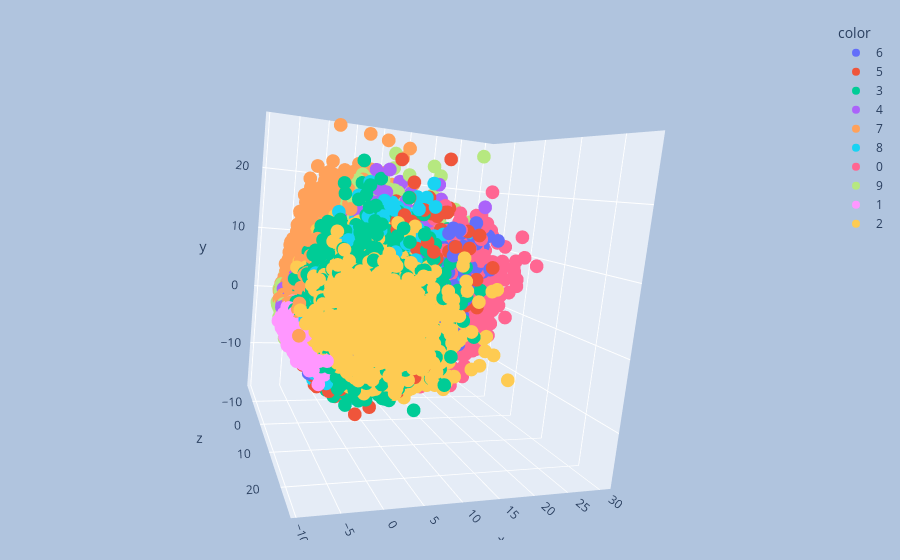

The code cell stored with this chart in its notebook:
### Code cell
import plotly.express as px
y_train_trf = y_train.astype(str)
fig = px.scatter_3d(x=X_train_trf[:,0], y=X_train_trf[:,1], z=X_train_trf[:,2],
              color=y_train_trf)
fig.update_layout(
    margin=dict(l=20, r=20, t=20, b=20),
    paper_bgcolor="LightSteelBlue",
)
fig.show()

### Figure 1 — Plotly figure (JSON) as saved in the notebook; plotly's stock layout.template omitted (floating-point values rounded to 4 significant figures; data arrays with more than 128 entries replaced by an {"elided": "..."} marker saying what was removed)
{"data": [{"hovertemplate": "color=6<br>x=%{x}<br>y=%{y}<br>z=%{z}<extra></extra>", "legendgroup": "6", "marker": {"color": "#636efa", "symbol": "circle"}, "mode": "markers", "name": "6", "scene": "scene", "showlegend": true, "type": "scatter3d", "visible": true, "x": {"elided": "3352 float values"}, "y": {"elided": "3352 float values"}, "z": {"elided": "3352 float values"}}, {"hovertemplate": "color=5<br>x=%{x}<br>y=%{y}<br>z=%{z}<extra></extra>", "legendgroup": "5", "marker": {"color": "#EF553B", "symbol": "circle"}, "mode": "markers", "name": "5", "scene": "scene", "showlegend": true, "type": "scatter3d", "visible": true, "x": {"elided": "3093 float values"}, "y": {"elided": "3093 float values"}, "z": {"elided": "3093 float values"}}, {"hovertemplate": "color=3<br>x=%{x}<br>y=%{y}<br>z=%{z}<extra></extra>", "legendgroup": "3", "marker": {"color": "#00cc96", "symbol": "circle"}, "mode": "markers", "name": "3", "scene": "scene", "showlegend": true, "type": "scatter3d", "visible": true, "x": {"elided": "3414 float values"}, "y": {"elided": "3414 float values"}, "z": {"elided": "3414 float values"}}, {"hovertemplate": "color=4<br>x=%{x}<br>y=%{y}<br>z=%{z}<extra></extra>", "legendgroup": "4", "marker": {"color": "#ab63fa", "symbol": "circle"}, "mode": "markers", "name": "4", "scene": "scene", "showlegend": true, "type": "scatter3d", "visible": true, "x": {"elided": "3233 float values"}, "y": {"elided": "3233 float values"}, "z": {"elided": "3233 float values"}}, {"hovertemplate": "color=7<br>x=%{x}<br>y=%{y}<br>z=%{z}<extra></extra>", "legendgroup": "7", "marker": {"color": "#FFA15A", "symbol": "circle"}, "mode": "markers", "name": "7", "scene": "scene", "showlegend": true, "type": "scatter3d", "visible": true, "x": {"elided": "3508 float values"}, "y": {"elided": "3508 float values"}, "z": {"elided": "3508 float values"}}, {"hovertemplate": "color=8<br>x=%{x}<br>y=%{y}<br>z=%{z}<extra></extra>", "legendgroup": "8", "marker": {"color": "#19d3f3", "symbol": "circle"}, "mode": "markers", "name": "8", "scene": "scene", "showlegend": true, "type": "scatter3d", "visible": true, "x": {"elided": "3228 float values"}, "y": {"elided": "3228 float values"}, "z": {"elided": "3228 float values"}}, {"hovertemplate": "color=0<br>x=%{x}<br>y=%{y}<br>z=%{z}<extra></extra>", "legendgroup": "0", "marker": {"color": "#FF6692", "symbol": "circle"}, "mode": "markers", "name": "0", "scene": "scene", "showlegend": true, "type": "scatter3d", "visible": true, "x": {"elided": "3316 float values"}, "y": {"elided": "3316 float values"}, "z": {"elided": "3316 float values"}}, {"hovertemplate": "color=9<br>x=%{x}<br>y=%{y}<br>z=%{z}<extra></extra>", "legendgroup": "9", "marker": {"color": "#B6E880", "symbol": "circle"}, "mode": "markers", "name": "9", "scene": "scene", "showlegend": true, "type": "scatter3d", "visible": true, "x": {"elided": "3350 float values"}, "y": {"elided": "3350 float values"}, "z": {"elided": "3350 float values"}}, {"hovertemplate": "color=1<br>x=%{x}<br>y=%{y}<br>z=%{z}<extra></extra>", "legendgroup": "1", "marker": {"color": "#FF97FF", "symbol": "circle"}, "mode": "markers", "name": "1", "scene": "scene", "showlegend": true, "type": "scatter3d", "visible": true, "x": {"elided": "3775 float values"}, "y": {"elided": "3775 float values"}, "z": {"elided": "3775 float values"}}, {"hovertemplate": "color=2<br>x=%{x}<br>y=%{y}<br>z=%{z}<extra></extra>", "legendgroup": "2", "marker": {"color": "#FECB52", "symbol": "circle"}, "mode": "markers", "name": "2", "scene": "scene", "showlegend": true, "type": "scatter3d", "visible": true, "x": {"elided": "3331 float values"}, "y": {"elided": "3331 float values"}, "z": {"elided": "3331 float values"}}], "layout": {"autosize": true, "legend": {"title": {"text": "color"}, "tracegroupgap": 0}, "margin": {"b": 20, "l": 20, "r": 20, "t": 20}, "paper_bgcolor": "LightSteelBlue", "scene": {"aspectmode": "auto", "aspectratio": {"x": 0.9445, "y": 1.046, "z": 1.013}, "camera": {"center": {"x": 0, "y": 0, "z": 0}, "eye": {"x": -0.7677, "y": 0.2775, "z": 1.918}, "projection": {"type": "perspective"}, "up": {"x": -0.04759, "y": 0.9857, "z": -0.1617}}, "domain": {"x": [0, 1], "y": [0, 1]}, "xaxis": {"title": {"text": "x"}, "type": "linear"}, "yaxis": {"title": {"text": "y"}, "type": "linear"}, "zaxis": {"title": {"text": "z"}, "type": "linear"}}}}
